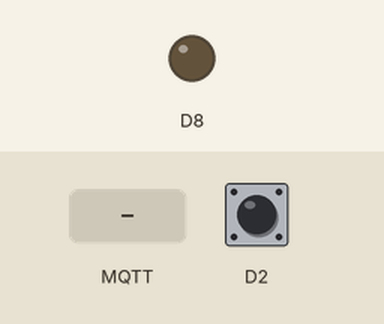
Recording of a sketch running on a simulated Arduino MKR. On the bench: output pins drawn as LEDs (lit = HIGH). The inputs (shaded band) are chosen by the test bench; at power-on: D2 HIGH. WiFi joins after 1.5 s; servers stay silent unless stated; no MQTT or app messages arrive unless stated; not simulated (calls return 0 or success): secrets.h; what the sketch prints to the serial monitor is not drawn.

Above: at 6.7 s.
6.8 s: MQTT message "LED ON" arrives on the first subscribed topic
At 9.2 s:
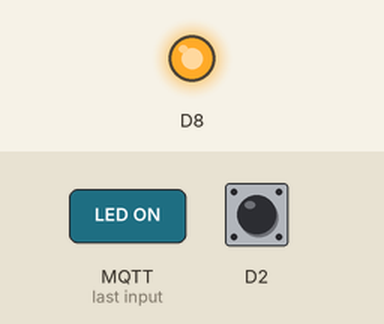
10.9 s: MQTT message "LED OFF" arrives on the first subscribed topic
At 12.3 s:
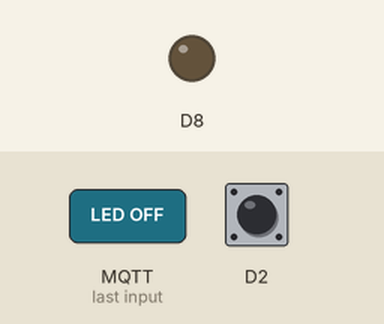
Timing chart, 0 to 13.9 s (numbered marks = the images above; inputs shaded):
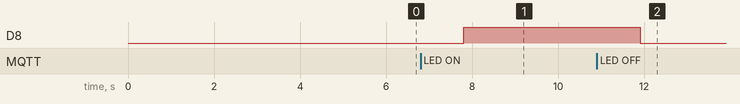

Measured:
- after the input at 6.8 s, D8: LOW → HIGH after 1.0 s
- after the input at 10.9 s, D8: HIGH → LOW after 1.0 s

The sketch:

arduino-mqtt-pubsub.ino
```cpp
#include "secrets.h"
#include <WiFiNINA.h>
#include <ArduinoMqttClient.h>

// MQTT BROKER SETTINGS
const char* broker = "192.168.1.114";
const int port = 1883;
const char* topic = "technology/arduino/demo";

// CLIENTS
WiFiClient fifi;
MqttClient cutie(fifi);

// CONNECT TO MQTT BROKER
void connectToMqtt() {
  Serial.print("Connection to broker at: ");
  Serial.print(broker);
  Serial.print(" at port: ");
  Serial.println(port);

  while(!cutie.connect(broker, port)) {
    Serial.print(".");
    delay(500);
  }

  if(cutie.connected()) {
    Serial.println(""); // nieuwe lijn, zodat het niet achter laatste puntje komt
    Serial.println("Verbonden met de broker!");

    // subscribe to topic
    cutie.subscribe(topic);
    // stuur bericht
    cutie.beginMessage(topic);
    cutie.print("Hello from F-Rogers his Arduino");
    cutie.endMessage();
  }
}

// CONNECT TO THE WIFI NETWORK
void connectToWiFi() {
  int attempts = 0;

  // Probeer te verbinden, max. 5 keer
  while (WiFi.status() != WL_CONNECTED && attempts < 5) {
    Serial.print("Verbinden met netwerk: ");
    Serial.println(WIFI_SSID);
    WiFi.begin(WIFI_SSID, WIFI_PASSWORD);

    delay(2000);
    attempts++;
  }

  if (WiFi.status() == WL_CONNECTED) {
    Serial.println("Connected :-)");
    Serial.println("IP-adres is: ");
    Serial.println(WiFi.localIP());
  } else {
    Serial.println("Kan niet verbinden...");
  }
}

void setup() {
  Serial.begin(9600);
  Serial.println("Booting the Arduino...");
  delay(2000);

  // define buttons
  pinMode(2, INPUT_PULLUP);
  // define LED
  pinMode(8, OUTPUT);

  connectToWiFi();
  connectToMqtt();
}

void loop() {
  // Optioneel: herverbinden als WiFi wegvalt
  if (WiFi.status() != WL_CONNECTED) {
    Serial.println("WiFi verloren, opnieuw verbinden...");
    connectToWiFi();
  }

  if (!cutie.connected()) {
    Serial.println("MQTT verbinding verloren, opnieuw verbinden...");
    connectToMqtt();
    return;
  }

  // when button pressed, send message
  publishWhenBtnPressed();
  // listen to messages
  toggleLED();
}

// put led on or off when message received
void toggleLED() {
  cutie.poll();
  while(cutie.available()) {
    String msg = cutie.readString();

    if (msg == "LED ON") {
      digitalWrite(8, HIGH);
    } else if (msg == "LED OFF") {
      digitalWrite(8, LOW);
    }
  }
}

void publishWhenBtnPressed() {
  int btnState = digitalRead(2);
  if (btnState == LOW) {
    Serial.println("Button pressed, sending message...");
    cutie.beginMessage(topic);
    cutie.print("FRED");
    cutie.endMessage();
    delay(1000); // ff wachten, anders stuurt ie 10 berichten
  }
}
```
